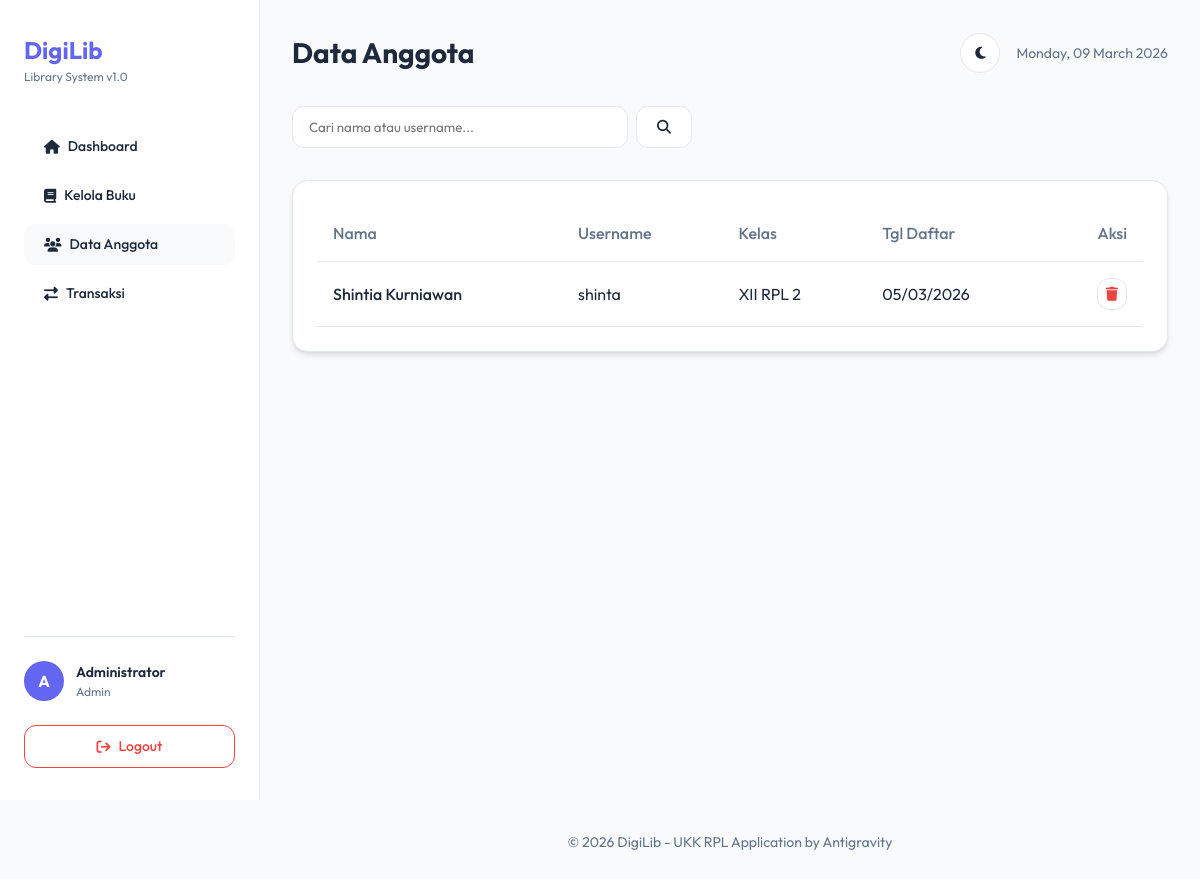
Page /admin/anggota.php (signed in) on the committed database.
### tables this page shows
CREATE TABLE IF NOT EXISTS users (
    id_user INT AUTO_INCREMENT PRIMARY KEY,
    nama VARCHAR(100) NOT NULL,
    username VARCHAR(50) NOT NULL UNIQUE,
    password VARCHAR(255) NOT NULL,
    role ENUM('admin', 'user') DEFAULT 'user',
    kelas VARCHAR(50),
    created_at TIMESTAMP DEFAULT CURRENT_TIMESTAMP
);

### admin/anggota.php (the view, shortened to what this page needs)
<?php
require_once '../config/koneksi.php';
$search = $_GET['search'] ?? '';
$query = "SELECT * FROM users WHERE role = 'user' AND (nama LIKE ? OR username LIKE ?) ORDER BY created_at DESC";
$stmt = $pdo->prepare($query);
$stmt->execute(["%$search%", "%$search%"]);
$members = $stmt->fetchAll();
require_once '../includes/header.php';
?>
<div style="display: flex; justify-content: space-between; align-items: center; margin-bottom: 2rem;">
    <form action="" method="GET" style="display: flex; gap: 0.5rem; max-width: 400px; width: 100%;">
        <input type="text" name="search" class="form-input" placeholder="Cari nama atau username..." value="<?= $search ?>">
        <button type="submit" class="btn btn-secondary"><i class="fa-solid fa-magnifying-glass"></i></button>
    </form>
</div>
<div class="card">
    <div style="overflow-x: auto;">
        <table style="width: 100%; border-collapse: collapse; text-align: left;">
            <thead>
                <tr style="border-bottom: 1px solid var(--border);">
                    <th style="padding: 1rem; color: var(--text-muted); font-weight: 500;">Nama</th>
                    <th style="padding: 1rem; color: var(--text-muted); font-weight: 500;">Username</th>
                    <th style="padding: 1rem; color: var(--text-muted); font-weight: 500;">Kelas</th>
                    <th style="padding: 1rem; color: var(--text-muted); font-weight: 500;">Tgl Daftar</th>
                    <th style="padding: 1rem; color: var(--text-muted); font-weight: 500; text-align: right;">Aksi</th>
                </tr>
            </thead>
            <tbody>
                <?php foreach ($members as $row): ?>
                <tr style="border-bottom: 1px solid var(--border);">
                    <td style="padding: 1rem; font-weight: 500;"><?= $row['nama'] ?></td>
                    <td style="padding: 1rem;"><?= $row['username'] ?></td>
                    <td style="padding: 1rem;"><?= $row['kelas'] ?></td>
                    <td style="padding: 1rem;"><?= date('d/m/Y', strtotime($row['created_at'])) ?></td>
                    <td style="padding: 1rem; text-align: right;">
                        <a href="?delete=<?= $row['id_user'] ?>" onclick="return confirm('Hapus anggota ini?')" class="btn btn-secondary" style="padding: 0.5rem; color: var(--danger);"><i class="fa-solid fa-trash"></i></a>
                    </td>
                </tr>
                <?php endforeach; ?>
            </tbody>
        </table>
    </div>
</div>
<?php require_once '../includes/footer.php'; ?>

### assets/css/style.css (style rules this page uses)
:root { --primary: #6366f1; --primary-hover: #4f46e5; --secondary: #ec4899; --accent: #f59e0b; --background: #f8fafc; --surface: #ffffff; --text-main: #1e293b; --text-muted: #64748b; --border: #e2e8f0; --success: #10b981; --danger: #ef4444; --radius-sm: 0.5rem; --radius-md: 0.75rem; --radius-lg: 1rem; --shadow-sm: 0 1px 2px 0 rgb(0 0 0 / 0.05); --shadow: 0 4px 6px -1px rgb(0 0 0 / 0.1), 0 2px 4px -2px rgb(0 0 0 / 0.1); --shadow-lg: 0 10px 15px -3px rgb(0 0 0 / 0.1), 0 4px 6px -4px rgb(0 0 0 / 0.1); --glass: rgba(255, 255, 255, 0.7); --glass-border: rgba(255, 255, 255, 0.3); }
* { margin: 0; padding: 0; box-sizing: border-box; }
body { font-family: 'Outfit', sans-serif; background-color: var(--background); color: var(--text-main); line-height: 1.5; overflow-x: hidden; transition: background-color 0.3s ease; }
.btn { display: inline-flex; align-items: center; justify-content: center; padding: 0.625rem 1.25rem; font-weight: 500; border-radius: var(--radius-md); cursor: pointer; transition: all 0.2s cubic-bezier(0.4, 0, 0.2, 1); border: none; gap: 0.5rem; font-size: 0.875rem; text-decoration: none; }
.btn-secondary { background: var(--surface); color: var(--text-main); border: 1px solid var(--border); }
.form-input { width: 100%; padding: 0.75rem 1rem; background: var(--surface); border: 1px solid var(--border); border-radius: var(--radius-md); color: var(--text-main); font-family: inherit; transition: all 0.2s; }
.card { background: var(--surface); border-radius: var(--radius-lg); padding: 1.5rem; box-shadow: var(--shadow); border: 1px solid var(--border); transition: transform 0.3s ease, box-shadow 0.3s ease; }

### rows in the picture
users: nama "Shintia Kurniawan", username "shinta", kelas "XII RPL 2", created_at "05/03/2026"

### other values in the picture
substr($_SESSION['nama'], 0, 1) "A"
$_SESSION['nama'] "Administrator"
$_SESSION['role'] "Admin"
$pageTitle "Data Anggota"
